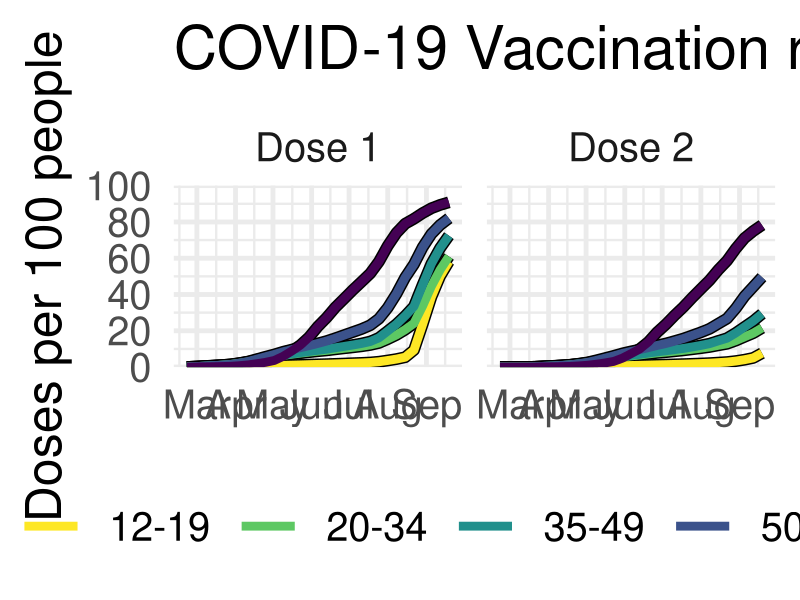

Write the R code that produced this figure.
library(tidyverse)
library(lubridate)
library(readxl)

vacc_dat <- read_excel("data/210920_-_rate_ratios_and_uptake_over_time.xlsx",
                  sheet=4) %>%
  rename(Week = `Week ending date`,
         Dose = `Dose number`,
         Ethnicity = `Ethnic group`,
         Age = `Age group`,
         DHB = `DHB of residence`,
         Vacc = `# doses administered`) %>%
  filter(Dose != 0) %>%
  filter(!(Age %in% c("0 to 4", "5 to 9", "Unknown"))) %>%
  group_by(Week, Dose, Age) %>%
  summarise(Vacc = sum(Vacc))

popn_dat <- read_excel("data/210920_-_rate_ratios_and_uptake_over_time.xlsx",
                       sheet=5) %>%
  rename(Ethnicity = `Ethnic group`,
         Age = `Age group`,
         DHB = `DHB of residence`,
         Population = `# people (HSU)`) %>%
  group_by(Age) %>% summarise(Population = sum(Population))

vacc_dat %>% count(Age)
popn_dat %>% count(Age)

# see what is missing
vacc_dat %>% anti_join(popn_dat) %>% as.data.frame()

# join up
all_dat <- vacc_dat %>% ungroup() %>% complete(Week, Age, Dose, fill=list(Vacc=0)) %>%
  left_join(popn_dat)

# check:
all_dat %>% group_by(Week, Dose) %>% summarise(Total = sum(Population, na.rm=TRUE)) %>%
  pull(Total) %>% unique()

# summarise up to our age and dhb categories (could change this whenever we like now...)
#age_cats <- data.frame(cuts=seq(0,80,by=10),
#                       labs=c("0 to 9", "10 to 19", "20 to 29", "30 to 39", "40 to 49",
#                              "50 to 59", "60 to 69", "70 to 79", "80+"))
weekly_vacc <- all_dat %>% filter(Age != "< 12") %>%
  group_by(Week, Age, Dose) %>%
  summarise(Vacc = sum(Vacc), Population = sum(Population, na.rm=TRUE))

# this is not cummaltive, so make it so
cumm_vacc <- weekly_vacc %>% group_by(Age, Dose) %>%
  arrange(Week) %>%
  mutate(Vacc = cumsum(Vacc),
         Dose = paste("Dose", Dose)) %>%
  mutate(Week = as.Date(Week))

png("vacc_by_age_through_time.png", width=1980, height=1080)
ggplot(cumm_vacc) +
  geom_line(aes(x=Week, y=Vacc/Population*100, group=Age), col='black', size=4) +
  geom_line(aes(x=Week, y=Vacc/Population*100, col=Age), size=3) +
  facet_wrap(vars(Dose)) +
  scale_color_viridis_d(direction = -1) +
  scale_y_continuous(limits = c(0,100), expand=c(0,0), breaks=seq(0,100,by=20)) +
  scale_x_date(date_breaks = "1 month", date_labels = "%b") +
  guides(colour = guide_legend(nrow = 1)) +
  theme_minimal(base_size=36) +
  labs(x = NULL,
       y = "Doses per 100 people",
       title = "COVID-19 Vaccination rates by Age: The race is on") +
  theme(legend.position='bottom',
        legend.key.width = unit(48, "pt"))
dev.off()
